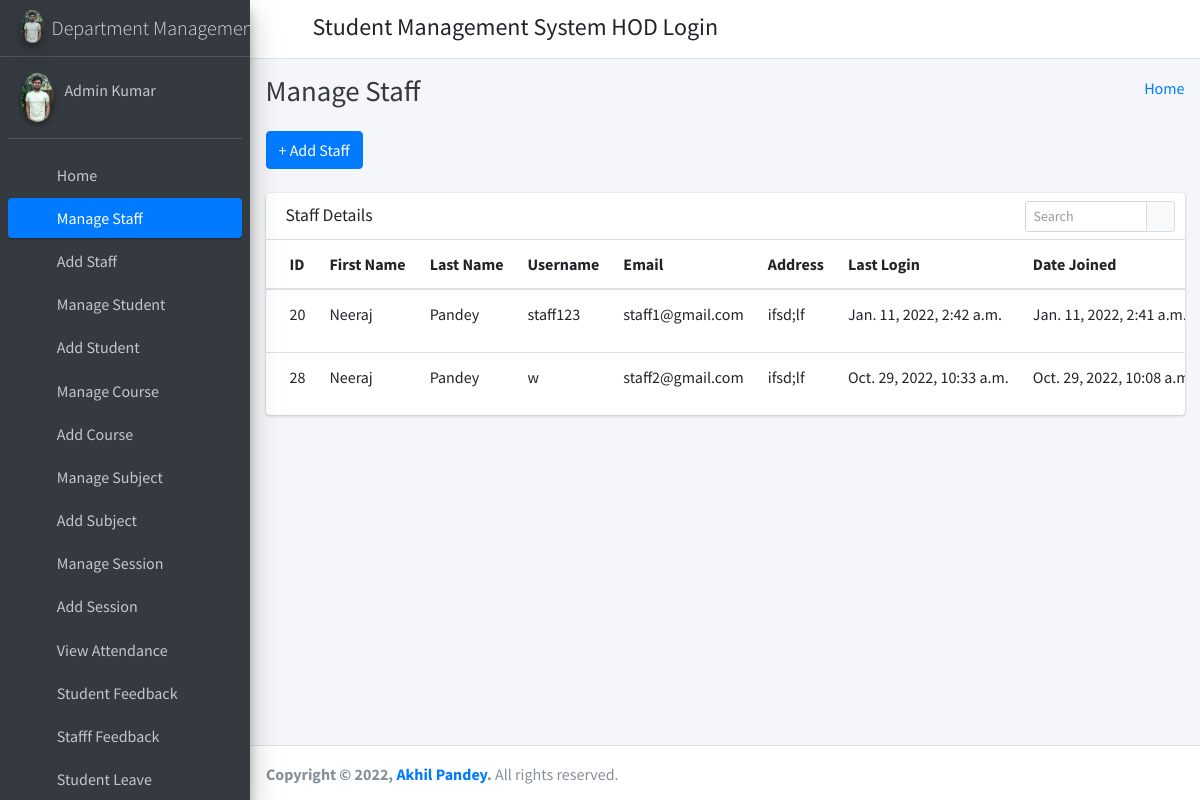
The app's page /manage_staff/ (signed in) with its own data.
### student_management_app/models.py (models this page shows)
class CustomUser(AbstractUser):
    user_type_data = ((1, "HOD"), (2, "Staff"), (3, "Student"))
    user_type = models.CharField(default=1, choices=user_type_data, max_length=10)

class Staffs(models.Model):
    id = models.AutoField(primary_key=True)
    admin = models.OneToOneField(CustomUser, on_delete = models.CASCADE)
    address = models.TextField()
    created_at = models.DateTimeField(auto_now_add=True)
    updated_at = models.DateTimeField(auto_now=True)
    objects = models.Manager()

### student_management_app/HodViews.py (the view)
# urls.py: path('manage_staff/', HodViews.manage_staff, name="manage_staff"),
def manage_staff(request):
    staffs = Staffs.objects.all()
    context = {
        "staffs": staffs
    }
    return render(request, "hod_template/manage_staff_template.html", context)

### student_management_app/LoginCheckMiddleWare.py (called while the page is built, shortened)
    def process_view(self, request, view_func, view_args, view_kwargs):
        modulename = view_func.__module__
        user = request.user
        if user.is_authenticated:
            if user.user_type == "1":
                if modulename == "student_management_app.HodViews":
                    pass
                elif modulename == "student_management_app.views" or modulename == "django.views.static":
                    pass
                else:
                    return redirect("admin_home")
            else:
                return redirect("login")
        else:
            if request.path == reverse("login") or request.path == reverse("doLogin"):
                pass
            else:
                return redirect("login")

### student_management_app/templates/hod_template/manage_staff_template.html (shortened to what this page needs)
{% extends 'hod_template/base_template.html' %}
{% block page_title %}
    Manage Staff
{% endblock page_title %}
{% block main_content %}
{% load static %}
<section class="content">
        <div class="container-fluid">
            <a class="btn btn-primary" href="{% url 'add_staff' %}" role="button">+ Add Staff</a> <br/>&nbsp;
            <div class="row">
                <div class="col-md-12">
                    <div class="card">
                        <div class="card-header">
                            <h3 class="card-title">Staff Details</h3>
                            <div class="card-tools">
                            <div class="input-group input-group-sm" style="width: 150px;">
                                <input type="text" name="table_search" class="form-control float-right" placeholder="Search">
                                <div class="input-group-append">
                                <button type="submit" class="btn btn-default"><i class="fas fa-search"></i></button>
                                </div>
                            </div>
                            </div>
                        </div>
                        <div class="card-body table-responsive p-0">
                            <table class="table table-hover text-nowrap">
                            <thead>
                                <tr>
                                <th>ID</th>
                                <th>First Name</th>
                                <th>Last Name</th>
                                <th>Username</th>
                                <th>Email</th>
                                <th>Address</th>
                                <th>Last Login</th>
                                <th>Date Joined</th>
                                </tr>
                            </thead>
                            <tbody>
                                {% for staff in staffs %}
                                <tr>
                                <td>{{ staff.admin.id }}</td>
                                <td>{{ staff.admin.first_name }}</td>
                                <td>{{ staff.admin.last_name }}</td>
                                <td>{{ staff.admin.username }}</td>
                                <td>{{ staff.admin.email }}</td>
                                <td>{{ staff.address }}</td>
                                <td>{{ staff.admin.last_login }}</td>
                                <td>{{ staff.admin.date_joined }}</td>
                                </tr>
                                {% endfor %}
                            </tbody>
                            </table>
                        </div>
                        </div>
                </div>
            </div>
        </div>
      </section>
  {% endblock main_content %}

### student_management_app/templates/hod_template/sidebar_template.html (shortened to what this page needs)
{% load static %}
<aside class="main-sidebar sidebar-dark-primary elevation-4">
      <a href="{% url 'admin_home' %}" class="brand-link">
        <img src="{% static 'dist/img/hero.jpg' %}" alt="AdminLTE Logo" class="brand-image img-circle elevation-3"
            style="opacity: .8">
        <span class="brand-text font-weight-light">Department Management</span>
      </a>
      <div class="sidebar">
        <div class="user-panel mt-3 pb-3 mb-3 d-flex">
          <div class="image">
            <img src="{% static 'dist/img/hero.jpg' %}" class="img-circle elevation-2" alt="User Image">
          </div>
          <div class="info">
            <a href="{% url 'admin_profile' %}" class="d-block">{{ user.first_name }} {{ user.last_name }}</a>
          </div>
        </div>
        <nav class="mt-2">
          <ul class="nav nav-pills nav-sidebar flex-column" data-widget="treeview" role="menu" data-accordion="false">
            <li class="nav-item">
              {% url 'admin_home' as admin_home %}
              <a href="{{ admin_home }}" class="nav-link {% if request.path == admin_home %} active {% endif %}">
                <i class="nav-icon fas fa-tachometer-alt"></i>
                <p>
                  Home
                </p>
              </a>
            </li>
            <li class="nav-item">
              {% url 'manage_staff' as manage_staff %}
              {% url 'edit_staff' staff_id=id as edit_staff %}
              <a href="{{ manage_staff }}" class="nav-link {% if request.path == manage_staff %} active {% endif %} {% if request.path == edit_staff %} active {% endif %}">
                <i class="nav-icon fas fa-chalkboard-teacher"></i>
                <p>
                  Manage Staff
                </p>
              </a>
            </li>
            <li class="nav-item">
              {% url 'add_staff' as add_staff %}
              <a href="{{ add_staff }}" class="nav-link {% if request.path == add_staff %} active {% endif %}">
                <i class="nav-icon fas fa-th"></i>
                <p>
                  Add Staff
                </p>
              </a>
            </li>
            <li class="nav-item">
              {% url 'manage_student' as manage_student %}
              {% url 'edit_student' student_id=id as edit_student %}
              <a href="{{ manage_student }}" class="nav-link {% if request.path == manage_student %} active {% endif %} {% if request.path == edit_student %} active {% endif %}">
                <i class="nav-icon fas fa-user-graduate"></i>
                <p>
                  Manage Student
                </p>
              </a>
            </li>
            <li class="nav-item">
              {% url 'add_student' as add_student %}
              <a href="{{ add_student }}" class="nav-link {% if request.path == add_student %} active {% endif %}">
                <i class="nav-icon fas fa-th"></i>
                <p>
                  Add Student
                </p>
              </a>
            </li>
            <li class="nav-item">
              {% url 'manage_course' as manage_course %}
              {% url 'edit_course' course_id=id as edit_course %}
              <a href="{{ manage_course }}" class="nav-link {% if request.path == manage_course %} active {% endif %} {% if request.path == edit_course %} active {% endif %}">
                <i class="nav-icon fas fa-chalkboard"></i>
                <p>
                  Manage Course
                </p>
              </a>
            </li>
            <li class="nav-item">
            {% url 'add_course' as add_course %}
              <a href="{{ add_course }}" class="nav-link {% if request.path == add_course %} active {% endif %}">
                <i class="nav-icon fas fa-th"></i>
                <p>
                  Add Course
                </p>
              </a>
            </li>
            <li class="nav-item">
              {% url 'manage_subject' as manage_subject %}
              {% url 'edit_subject' subject_id=id as edit_subject %}
              <a href="{{ manage_subject }}" class="nav-link {% if request.path == manage_subject %} active {% endif %} {% if request.path == edit_subject %} active {% endif %}">
                <i class="nav-icon fas fa-book"></i>
                <p>
                  Manage Subject
                </p>
              </a>
            </li>
            <li class="nav-item">
              {% url 'add_subject' as add_subject %}
              <a href="{{ add_subject }}" class="nav-link {% if request.path == add_subject %} active {% endif %}">
                <i class="nav-icon fas fa-th"></i>
                <p>
                  Add Subject
                </p>
              </a>
            </li>
            <li class="nav-item">
              {% url 'manage_session' as manage_session %}
              {% url 'edit_session' session_id=id as edit_session %}
              <a href="{{ manage_session }}" class="nav-link {% if request.path == manage_session %} active {% endif %} {% if request.path == edit_session %} active {% endif %}">
                <i class="nav-icon fas fa-graduation-cap"></i>
                <p>
                  Manage Session
                </p>
              </a>
            </li>
            <li class="nav-item">
              {% url 'add_session' as add_session %}
              <a href="{{ add_session }}" class="nav-link {% if request.path == add_session %} active {% endif %}">
                <i class="nav-icon fas fa-th"></i>
                <p>
                  Add Session
                </p>
              </a>
            </li>
            <li class="nav-item">
              {% url 'admin_view_attendance' as admin_view_attendance %}
              <a href="{{ admin_view_attendance }}" class="nav-link {% if request.path == admin_view_attendance %} active {% endif %}">
                <i class="nav-icon fas fa-calendar-alt"></i>
                <p>
                  View Attendance
                </p>
              </a>
            </li>
            <li class="nav-item">
              {% url 'student_feedback_message' as student_feedback_message %}
              <a href="{{ student_feedback_message }}" class="nav-link {% if request.path == student_feedback_message %} active {% endif %}">
                <i class="nav-icon fas fa-th"></i>
                <p>
                  Student Feedback
                </p>
              </a>
            </li>
            <li class="nav-item">
              {% url 'staff_feedback_message' as staff_feedback_message %}
              <a href="{{ staff_feedback_message }}" class="nav-link {% if request.path == staff_feedback_message %} active {% endif %}">
                <i class="nav-icon fas fa-th"></i>
                <p>
                  Stafff Feedback
                </p>
              </a>
            </li>
            <li class="nav-item">
              {% url 'student_leave_view' as student_leave_view %}
              <a href="{{ student_leave_view }}" class="nav-link {% if request.path == student_leave_view %} active {% endif %}">
                <i class="nav-icon fas fa-th"></i>
                <p>
                  Student Leave
                </p>
              </a>
            </li>
          </ul>
        </nav>
      </div>
    </aside>

### records on screen
CustomUser: first_name "Admin", last_name "Kumar"
Staffs: admin.id "20", admin.first_name "Neeraj", admin.last_name "Pandey", admin.username "staff123", admin.email "staff1@gmail.com", address "ifsd;lf", admin.last_login "Jan. 11, 2022, 2:42 a.m.", admin.date_joined "Jan. 11, 2022, 2:41…"
Staffs: admin.id "28", admin.first_name "Neeraj", admin.last_name "Pandey", admin.username "w", admin.email "staff2@gmail.com", address "ifsd;lf", admin.last_login "Oct. 29, 2022, 10:33 a.m.", admin.date_joined "Oct. 29, 2022, 10:08…"
